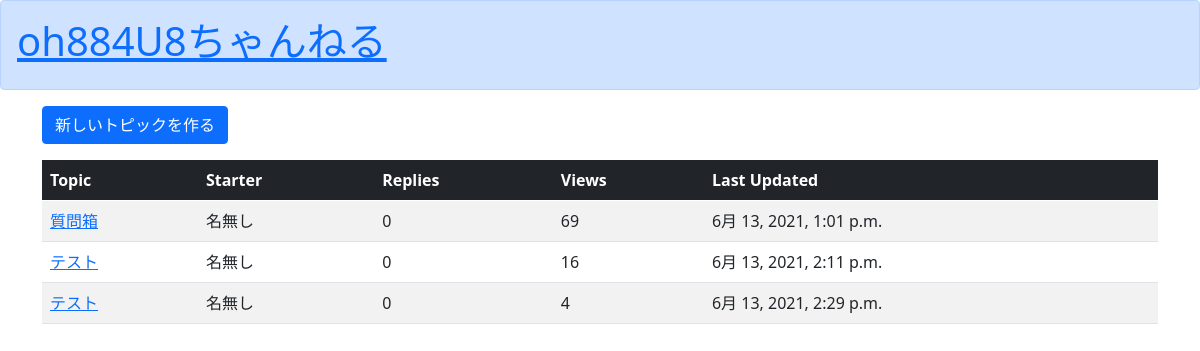
The page /list/ on the database as committed earlier.
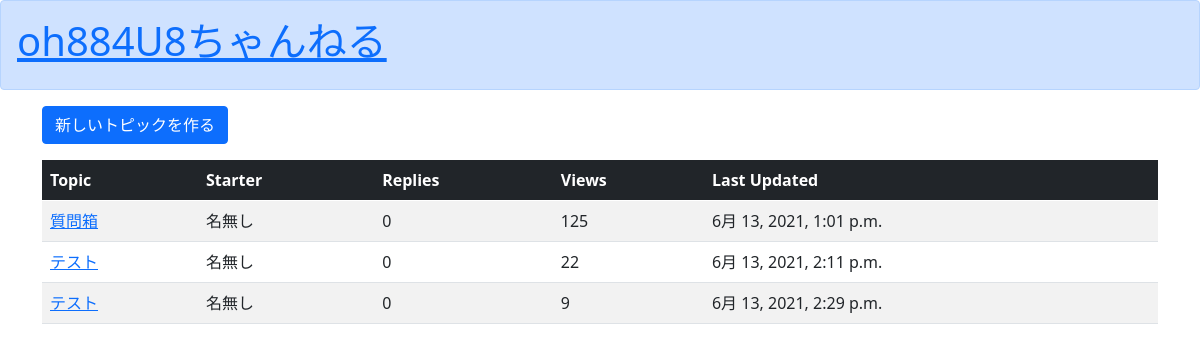
The same page on the database as committed later.
### boardapp/models.py (models this page shows, shortened)
class BoardModel(models.Model):
    topic = models.CharField(max_length=30)
    starter = models.CharField(max_length=10, default="名無し")
    replies = models.PositiveIntegerField(default=0)
    views = models.PositiveIntegerField(default=0)
    last_updated = models.DateTimeField(default=timezone.now)
    description = models.TextField()

### boardapp/views.py (the view)
# urls.py: path('list/', listfunc, name='list'),
def listfunc(request):
    object_list = BoardModel.objects.all()
    return render(request, 'list.html', {'object_list':object_list})

### templates/list.html
{% extends 'base.html' %}
{% block content %}
<div class="container">
  <p><a href="{% url 'topiccreate' %}" class="btn btn-primary" tabindex="-1" role="button" aria-disabled="true">新しいトピックを作る</a></p>
  <table class="table table-striped table-hover">
    <thead class="table-dark">
      <tr>
        <th>Topic</th>
        <th>Starter</th>
        <th>Replies</th>
        <th>Views</th>
        <th>Last Updated</th>
      </tr>
    </thead>
    <tbody>
      {% for item in object_list %}
        <tr>
          <td><a href="{% url 'detail' item.pk %}">{{ item.topic }}</a></td>
          <td>{{ item.starter }}</td>
          <td>{{ item.replies }}</td>
          <td>{{ item.views }}</td>
          <td>{{ item.last_updated }}</td>
        </tr>
      {% endfor %}
    </tbody>
  </table>
</div>
{% endblock content %}

### templates/base.html (shortened to what this page needs)
<!doctype html>
<html lang="ja">
  <head>
    <link href="https://cdn.jsdelivr.net/npm/bootstrap@5.0.0-beta1/dist/css/bootstrap.min.css" rel="stylesheet">
  </head>
  <div class="alert alert-primary" role="alert">
    <h1><a href="{% url 'list' %}">oh884U8ちゃんねる</a><h1>
  </div>
  {% block content %}
  {% endblock content %}
</html>

Rows that differ between the two databases and show on the page:
changed BoardModel "質問箱": views "69" → "125"
changed BoardModel (number 2 of 3 on the later page): views "16" → "22"
changed BoardModel (number 3 of 3 on the later page): views "4" → "9"
